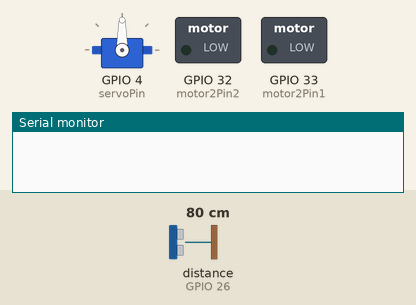
Simulated run of this sketch. Board: ESP32. Parts: servo, switched loads named in the sketch (green lamp = pin HIGH), the last lines printed to the serial monitor. Wiring (inferred from the names in the program): ultrasonic range finder: trigger GPIO 25; echo GPIO 26. The test bench sets the inputs (shaded band); at power-on: distance to the obstacle (sensor on GPIO 26) 80 cm. The echo pulse lasts 58.3 µs per cm; pins used as bus, display or sensor lines are not drawn.

Above: at 0.0 s.
At 1.1 s:
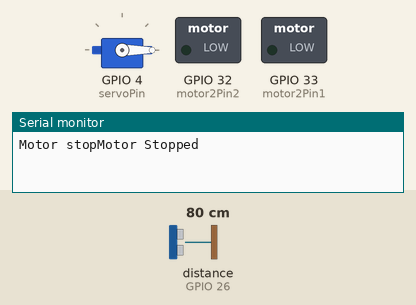
Timing chart, 0 to 2.6 s (numbered marks = the images above):
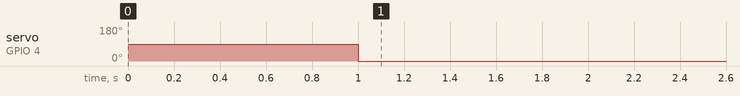

The sketch:

step2.ino
```cpp
#include <ESP32Servo.h>

int motor1Pin1 = 26;
int motor1Pin2 = 25;
int motor2Pin1 = 33;
int motor2Pin2 = 32;

const int pwmChannelA1 = 0;
const int pwmChannelA2 = 1;
const int pwmChannelB1 = 2;
const int pwmChannelB2 = 3;

Servo servoSensor;
#define TRIG_PIN 25
#define ECHO_PIN 26
#define servoPin 4

long duration;
int distance;
int16_t potitionServo;

void forward(int speed) {
  Serial.println("Moving Forward");
  ledcWrite(pwmChannelA1, 0);        // Motor1 reverse = off
  ledcWrite(pwmChannelA2, speed);    // Motor1 forward = PWM
  ledcWrite(pwmChannelB1, 0);        // Motor2 reverse = off
  ledcWrite(pwmChannelB2, speed);    // Motor2 forward = PWM
}

void backward(int speed) {
  Serial.println("Moving Backward");
  ledcWrite(pwmChannelA1, speed);    // Motor1 backward = PWM
  ledcWrite(pwmChannelA2, 0);
  ledcWrite(pwmChannelB1, speed);    // Motor2 backward = PWM
  ledcWrite(pwmChannelB2, 0);
}

void left(int speed) {
  Serial.println("Turning Left");
  // Left motor backward, right motor forward
  ledcWrite(pwmChannelA1, speed);
  ledcWrite(pwmChannelA2, 0);
  ledcWrite(pwmChannelB1, 0);
  ledcWrite(pwmChannelB2, speed);
}

void right(int speed) {
  Serial.println("Turning Right");
  // Left motor forward, right motor backward
  ledcWrite(pwmChannelA1, 0);
  ledcWrite(pwmChannelA2, speed);
  ledcWrite(pwmChannelB1, speed);
  ledcWrite(pwmChannelB2, 0);
}

void stopMotor() {
  Serial.println("Motor Stopped");
  ledcWrite(pwmChannelA1, 0);
  ledcWrite(pwmChannelA2, 0);
  ledcWrite(pwmChannelB1, 0);
  ledcWrite(pwmChannelB2, 0);
}

void setup() {
  servoSensor.attach(servoPin);
  Serial.begin(115200);
  servoSensor.write(90);
  potitionServo=90;

  pinMode(TRIG_PIN, OUTPUT);
  pinMode(ECHO_PIN, INPUT);

  pinMode(motor1Pin1, OUTPUT);
  pinMode(motor1Pin2, OUTPUT);
  pinMode(motor2Pin1, OUTPUT);
  pinMode(motor2Pin2, OUTPUT);

  ledcSetup(pwmChannelA1, 5000, 8);
  ledcSetup(pwmChannelA2, 5000, 8);
  ledcSetup(pwmChannelB1, 5000, 8);
  ledcSetup(pwmChannelB2, 5000, 8);

  ledcAttachPin(motor1Pin1, pwmChannelA1);
  ledcAttachPin(motor1Pin2, pwmChannelA2);
  ledcAttachPin(motor2Pin1, pwmChannelB1);
  ledcAttachPin(motor2Pin2, pwmChannelB2);
}

void loop() {
  digitalWrite(TRIG_PIN, LOW);
  delayMicroseconds(2);
  digitalWrite(TRIG_PIN, HIGH);
  delayMicroseconds(10);
  digitalWrite(TRIG_PIN, LOW);

  duration = pulseIn(ECHO_PIN, HIGH);
  distance = duration * 0.0344 / 2;
  if (distance <= 150) {
      Serial.write("Motor stop");
      stopMotor();

      // Pindah servo ke posisi 0 untuk mengecek kanan
      potitionServo = 0;
      servoSensor.write(0);
      delay(1000);

      // Baca ulang jarak untuk mengecek apakah masih ada objek
      digitalWrite(TRIG_PIN, LOW);
      delayMicroseconds(2);
      digitalWrite(TRIG_PIN, HIGH);
      delayMicroseconds(10);
      digitalWrite(TRIG_PIN, LOW);

      duration = pulseIn(ECHO_PIN, HIGH);
      int newDistance = duration * 0.0344 / 2;


      if (newDistance > 150) {
        Serial.write("Ke Kanan");
        delay(1000);

        // Kembalikan servo ke posisi 90
        potitionServo = 90;
        servoSensor.write(90);
      }

  } else {
    potitionServo=90;
    servoSensor.write(90);
    Serial.write("Ke Depan");
    forward(122);
  }
}
```

Measured:
- by itself, servo on GPIO 4 (servoPin): 90° → 0° at 1.0 s
